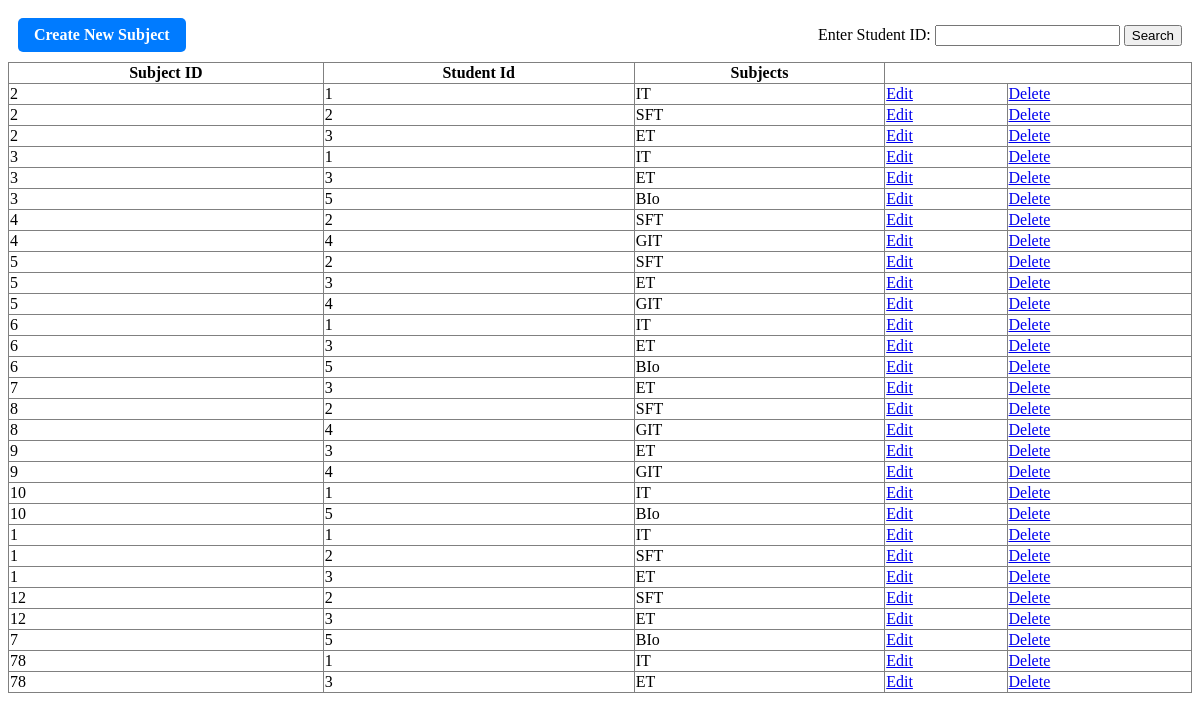
Screenshot of /subjects/index.php with the database file from the repository.
### tables this page shows
CREATE TABLE `students_subjects` (
  `stu_id` int DEFAULT NULL,
  `sub_id` int DEFAULT NULL
);

CREATE TABLE `subjects` (
  `id` int NOT NULL AUTO_INCREMENT,
  `subjects` varchar(50) DEFAULT NULL,
  PRIMARY KEY (`id`)
);

### subjects/index.php (the view, shortened to what this page needs)
<!DOCTYPE html>
<html lang="en">
<head>
</head>
<body>
    <?php
    $connection = mysqli_connect("localhost","root","root","crudsystem");
    $sql="SELECT `stu_id`,`sub_id`,`subjects` FROM `crudsystem`.`students_subjects` INNER JOIN subjects ON `students_subjects`.`sub_id`=`subjects`.`id` ";
    $result = mysqli_query($connection,$sql);
    $subjects= mysqli_fetch_all($result,MYSQLI_ASSOC);
    ?>
    <div class="container">
    <div>
        <a href="index.php?page=create&section=subjects" class="button-link">Create New Subject</a>
    </div>
    <div>
        <form action="index.php?page=search&section=subjects" method="post">
            <label for="ssub">Enter Student ID:</label>
            <input type="text" name="ssub" id="ssub">
            <input type="submit" value="Search">
        </form>
    </div>
    </div>
    <div style="overflow-x: auto; max-width: 100%;">
        <table border="1" style="width: 100%; border-collapse: collapse;">
            <tr>
                <th>Subject ID</th>
                <th>Student Id</th>
                <th>Subjects</th>
            </tr>
            <?php foreach ($subjects as $subjects): ?>
                <tr>
                    <td><?php echo $subjects['stu_id'] ?></td>
                    <td><?php echo $subjects['sub_id'] ?></td>
                    <td><?php echo $subjects['subjects'] ?></td>
                    <td><a href="index.php?page=edit&section=subjects&id=<?php echo $subjects['stu_id']; ?>">Edit</a></td>
                    <td><a href="index.php?page=delete&section=subjects&id=<?php echo $subjects['stu_id']; ?>&subid=<?php echo $subjects['sub_id']; ?>" onclick="return confirm('Do you want to delete?')">Delete</a></td>
                </tr>
            <?php endforeach; ?>
        </table>
    </div>
</body>
</html>

### subjects/index.php (style rules this page uses)
.container { display: flex; justify-content: space-between; align-items: center; padding: 10px; }
.button-link { display: inline-block; padding: 8px 16px; background-color: #007BFF; color: white; text-decoration: none; border-radius: 5px; font-weight: bold; }

### rows the page displays
students_subjects: stu "2", sub "1", subjects.subjects "IT"
students_subjects: stu "2", sub "2", subjects.subjects "SFT"
students_subjects: stu "2", sub "3", subjects.subjects "ET"
students_subjects: stu "3", sub "1", subjects.subjects "IT"
students_subjects: stu "3", sub "3", subjects.subjects "ET"
students_subjects: stu "3", sub "5", subjects.subjects "BIo"
students_subjects: stu "4", sub "2", subjects.subjects "SFT"
students_subjects: stu "4", sub "4", subjects.subjects "GIT"
students_subjects: stu "5", sub "2", subjects.subjects "SFT"
students_subjects: stu "5", sub "3", subjects.subjects "ET"
students_subjects: stu "5", sub "4", subjects.subjects "GIT"
students_subjects: stu "6", sub "1", subjects.subjects "IT"
students_subjects: stu "6", sub "3", subjects.subjects "ET"
students_subjects: stu "6", sub "5", subjects.subjects "BIo"
students_subjects: stu "7", sub "3", subjects.subjects "ET"
students_subjects: stu "8", sub "2", subjects.subjects "SFT"
students_subjects: stu "8", sub "4", subjects.subjects "GIT"
students_subjects: stu "9", sub "3", subjects.subjects "ET"
students_subjects: stu "9", sub "4", subjects.subjects "GIT"
students_subjects: stu "10", sub "1", subjects.subjects "IT"
students_subjects: stu "10", sub "5", subjects.subjects "BIo"
students_subjects: stu "1", sub "1", subjects.subjects "IT"
students_subjects: stu "1", sub "2", subjects.subjects "SFT"
students_subjects: stu "1", sub "3", subjects.subjects "ET"
students_subjects: stu "12", sub "2", subjects.subjects "SFT"
students_subjects: stu "12", sub "3", subjects.subjects "ET"
students_subjects: stu "7", sub "5", subjects.subjects "BIo"
students_subjects: stu "78", sub "1", subjects.subjects "IT"
students_subjects: stu "78", sub "3", subjects.subjects "ET"
